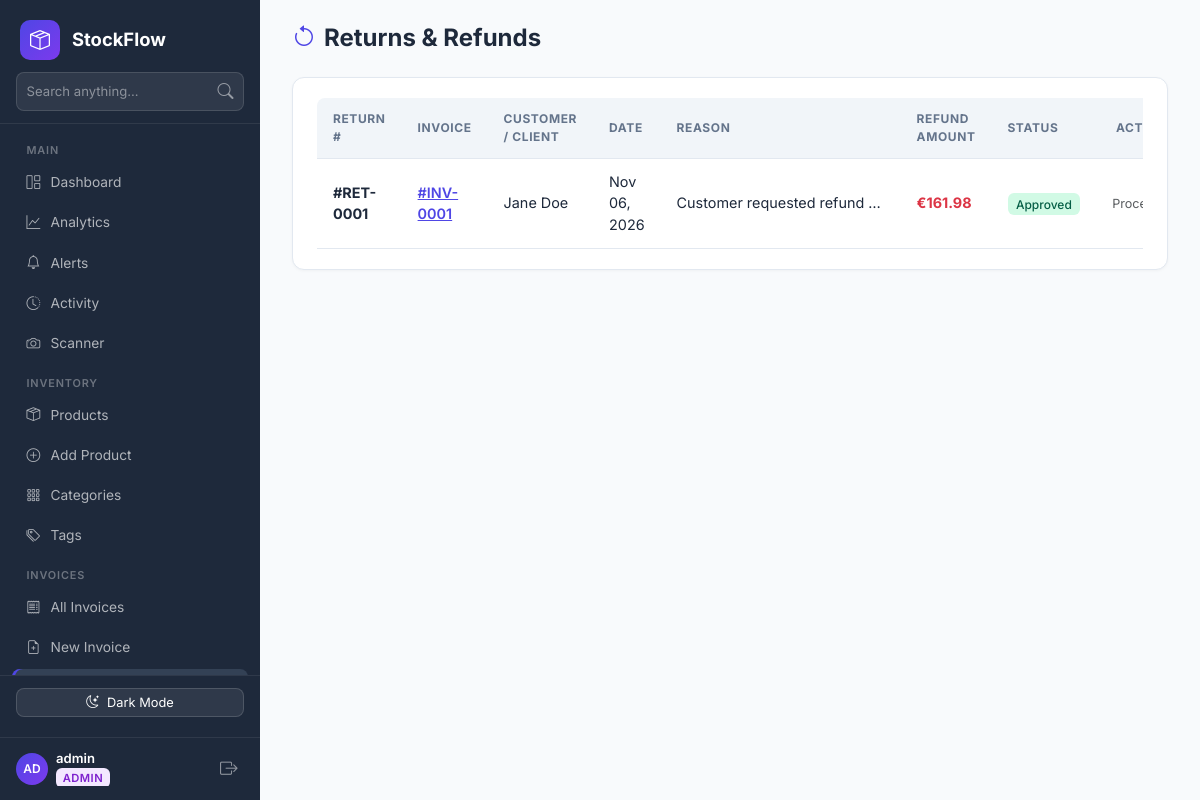
The page /returns (signed in) on the database its author committed.
### app.py (models this page shows, shortened)
class User(db.Model, UserMixin):
    __tablename__ = "user"
    id            = db.Column(db.Integer, primary_key=True)
    username      = db.Column(db.String(80), unique=True, nullable=False)
    email         = db.Column(db.String(120), unique=True, nullable=False)
    password_hash = db.Column(db.String(255), nullable=False)
    role          = db.Column(db.String(20), default='staff')
    created_at    = db.Column(db.DateTime, default=datetime.utcnow)
    is_active     = db.Column(db.Boolean, default=True)
    @property
    def initials(self):
        parts = self.username.strip().split()
        if len(parts) >= 2:
            return (parts[0][0] + parts[1][0]).upper()
        return self.username[:2].upper() if self.username else '?'

class Return(db.Model):
    __tablename__ = "return"
    id            = db.Column(db.Integer, primary_key=True)
    invoice_id    = db.Column(db.Integer, db.ForeignKey('invoice.id'), nullable=False)
    reason        = db.Column(db.Text, nullable=False)
    created_at    = db.Column(db.DateTime, default=datetime.utcnow)
    refund_amount = db.Column(db.Float, default=0.0)
    status        = db.Column(db.String(20), default='pending')
    items         = db.relationship('ReturnItem', backref='return_record', lazy=True, cascade="all, delete-orphan")

class Invoice(db.Model):
    __tablename__ = "invoice"
    id           = db.Column(db.Integer, primary_key=True)
    client_name  = db.Column(db.String(120), nullable=False)
    customer_id  = db.Column(db.Integer, db.ForeignKey('customer.id'), nullable=True)
    currency_id  = db.Column(db.Integer, db.ForeignKey('currency.id'), nullable=True)
    discount_pct = db.Column(db.Float, default=0.0)
    created_at   = db.Column(db.DateTime, default=datetime.utcnow)
    currency     = db.relationship('Currency')
    items        = db.relationship('InvoiceItem', backref='invoice', lazy=True, cascade="all, delete-orphan")
    returns      = db.relationship('Return', backref='invoice', lazy=True, cascade="all, delete-orphan")
    @property
    def currency_symbol(self):
        return self.currency.symbol if self.currency else '$'

class Currency(db.Model):
    __tablename__ = "currency"
    id            = db.Column(db.Integer, primary_key=True)
    code          = db.Column(db.String(10), unique=True, nullable=False)
    symbol        = db.Column(db.String(10), nullable=False)
    name          = db.Column(db.String(50), nullable=False)
    exchange_rate = db.Column(db.Float, default=1.0)

### app.py (the view)
@app.route('/returns')
@login_required
def return_list():
    returns = Return.query.order_by(Return.created_at.desc()).all()
    return render_template('returns.html', returns=returns)

### app.py (called while the page is built)
@login_manager.user_loader
def load_user(user_id):
    return User.query.get(int(user_id))

@app.context_processor
def inject_global_data():
    try:
        low_stock_count = Product.query.filter(Product.quantity <= 10).count()
    except Exception:
        low_stock_count = 0
    return dict(
        low_stock_count=low_stock_count,
        permissions=PERMISSIONS,
        perm_definitions=PERM_DEFINITIONS
    )

### templates/returns.html (shortened to what this page needs)
{% extends "base.html" %}
{% block content %}
<div class="sf-topbar">
    <h1><i class="bi bi-arrow-counterclockwise me-2" style="color:var(--sf-primary)"></i>Returns & Refunds</h1>
</div>
<div class="sf-card">
    {% if returns %}
    <div class="table-responsive">
        <table class="sf-table">
            <thead>
                <tr>
                    <th>Return #</th>
                    <th>Invoice</th>
                    <th>Customer / Client</th>
                    <th>Date</th>
                    <th>Reason</th>
                    <th>Refund Amount</th>
                    <th>Status</th>
                    <th style="text-align:right;">Actions</th>
                </tr>
            </thead>
            <tbody>
                {% for ret in returns %}
                <tr>
                    <td class="fw-bold">#RET-{{ "%04d"|format(ret.id) }}</td>
                    <td>
                        <a href="{{ url_for('invoice_view', invoice_id=ret.invoice.id) }}" style="color:var(--sf-primary); font-weight:600;">
                            #INV-{{ "%04d"|format(ret.invoice.id) }}
                        </a>
                    </td>
                    <td>{{ ret.invoice.client_name }}</td>
                    <td>{{ ret.created_at.strftime('%b %d, %Y') if ret.created_at else '—' }}</td>
                    <td style="max-width:240px; white-space:nowrap; overflow:hidden; text-overflow:ellipsis;" title="{{ ret.reason }}">
                        {{ ret.reason }}
                    </td>
                    <td class="fw-bold text-danger">
                        {{ ret.invoice.currency_symbol }}{{ "%.2f"|format(ret.refund_amount) }}
                    </td>
                    <td>
                        <span class="badge-return {{ ret.status }}">{{ ret.status }}</span>
                    </td>
                    <td style="text-align:right;">
                        {% if ret.status == 'pending' %}
                        <form action="{{ url_for('return_approve', rid=ret.id) }}" method="POST" style="display:inline;" onsubmit="return confirm('Approve return #{{ ret.id }}? Returned items will be added back to stock.')">
                            <button type="submit" class="btn-sf success btn-sm" title="Approve & Restock">
                                <i class="bi bi-check-lg"></i> Approve
                            </button>
                        </form>
                        <form action="{{ url_for('return_reject', rid=ret.id) }}" method="POST" style="display:inline;" onsubmit="return confirm('Reject return #{{ ret.id }}?')">
                            <button type="submit" class="btn-sf danger btn-sm" title="Reject">
                                <i class="bi bi-x-lg"></i> Reject
                            </button>
                        </form>
                        {% else %}
                            <span class="text-muted small">Processed</span>
                        {% endif %}
                    </td>
                </tr>
                {% endfor %}
            </tbody>
        </table>
    </div>
    {% else %}
    <div class="text-center py-5 text-muted">
        <i class="bi bi-arrow-counterclockwise" style="font-size:2.5rem;"></i>
        <h5 class="mt-2 mb-1">No return requests</h5>
        <p class="mb-0">Return requests submitted from invoices will be listed here for approval and restocking.</p>
    </div>
    {% endif %}
</div>
{% endblock %}

### templates/base.html (shortened to what this page needs)
<!DOCTYPE html>
<html lang="en">
<head>
    <link href="https://cdn.jsdelivr.net/npm/bootstrap@5.3.2/dist/css/bootstrap.min.css" rel="stylesheet">
    <link rel="stylesheet" href="https://cdn.jsdelivr.net/npm/bootstrap-icons@1.11.2/font/bootstrap-icons.min.css">
</head>
<body>
    <nav class="sf-sidebar" id="sidebar">
        <div class="brand">
            <div class="brand-icon"><i class="bi bi-box-seam"></i></div>
            <span class="brand-text">StockFlow</span>
        </div>
        <div class="sf-sidebar-search">
            <form action="{{ url_for('search') }}" method="GET">
                <div class="input-group">
                    <input type="text" name="q" class="form-control" placeholder="Search anything..." value="{{ request.args.get('q', '') }}">
                    <button type="submit" class="btn"><i class="bi bi-search"></i></button>
                </div>
            </form>
        </div>
        <div class="nav-section">
            <div class="nav-label">Main</div>
            <a href="{{ url_for('index') }}" class="nav-link {% if request.endpoint == 'index' and not request.args.get('tag') %}active{% endif %}">
                <i class="bi bi-grid-1x2"></i> Dashboard
            </a>
            <a href="{{ url_for('analytics') }}" class="nav-link {% if request.endpoint == 'analytics' %}active{% endif %}">
                <i class="bi bi-graph-up"></i> Analytics
            </a>
            <a href="{{ url_for('alerts') }}" class="nav-link {% if request.endpoint == 'alerts' %}active{% endif %}">
                <i class="bi bi-bell"></i> Alerts
            </a>
            <a href="{{ url_for('activity_log') }}" class="nav-link {% if request.endpoint == 'activity_log' %}active{% endif %}">
                <i class="bi bi-clock-history"></i> Activity
            </a>
            <a href="{{ url_for('scanner') }}" class="nav-link {% if request.endpoint == 'scanner' %}active{% endif %}">
                <i class="bi bi-camera"></i> Scanner
            </a>
            <div class="nav-label">Inventory</div>
            <a href="{{ url_for('index') }}" class="nav-link {% if request.endpoint == 'index' %}active{% endif %}">
                <i class="bi bi-box-seam"></i> Products
            </a>
            <a href="{{ url_for('product_create') }}" class="nav-link {% if request.endpoint == 'product_create' %}active{% endif %}">
                <i class="bi bi-plus-circle"></i> Add Product
            </a>
            <a href="{{ url_for('category_list') }}" class="nav-link {% if request.endpoint in ['category_list', 'category_create', 'category_edit'] %}active{% endif %}">
                <i class="bi bi-grid-3x3-gap"></i> Categories
            </a>
            <a href="{{ url_for('tag_list') }}" class="nav-link {% if request.endpoint in ['tag_list', 'tag_create', 'tag_edit'] %}active{% endif %}">
                <i class="bi bi-tags"></i> Tags
            </a>
            <div class="nav-label">Invoices</div>
            <a href="{{ url_for('invoice_list') }}" class="nav-link {% if request.endpoint == 'invoice_list' %}active{% endif %}">
                <i class="bi bi-receipt"></i> All Invoices
            </a>
            <a href="{{ url_for('invoice_create') }}" class="nav-link {% if request.endpoint == 'invoice_create' %}active{% endif %}">
                <i class="bi bi-file-earmark-plus"></i> New Invoice
            </a>
            <a href="{{ url_for('return_list') }}" class="nav-link {% if request.endpoint in ['return_list', 'invoice_return_create'] %}active{% endif %}">
            </a>
        </div>
        <div class="sf-sidebar-footer" style="padding:0.75rem 1rem;">
            <button type="button" class="btn btn-sm w-100 d-flex align-items-center justify-content-center gap-2 mb-2" id="darkModeBtn" onclick="toggleDarkMode()" style="background:rgba(255,255,255,0.08);color:#fff;border:1px solid rgba(255,255,255,0.15);border-radius:8px;font-size:0.8rem;">
                <i class="bi bi-moon-stars" id="darkModeIcon"></i> <span id="darkModeText">Dark Mode</span>
            </button>
        </div>
        {% if current_user.is_authenticated %}
        <div class="user-footer-card">
            <div class="d-flex align-items-center gap-2 overflow-hidden">
                <div class="avatar sm blue">{{ current_user.initials }}</div>
                <div style="line-height:1.2; overflow:hidden;">
                    <div style="color:#fff; font-weight:600; font-size:.82rem; white-space:nowrap; text-overflow:ellipsis; overflow:hidden;">
                        {{ current_user.username }}
                    </div>
                    <span class="badge-role {{ current_user.role }}">{{ current_user.role }}</span>
                </div>
            </div>
            <a href="{{ url_for('logout') }}" title="Logout" style="color:rgba(255,255,255,.5); font-size:1.1rem; padding:.2rem .4rem; text-decoration:none;" onmouseover="this.style.color='#ef4444'" onmouseout="this.style.color='rgba(255,255,255,.5)'">
                <i class="bi bi-box-arrow-right"></i>
            </a>
        </div>
        {% endif %}
    </nav>
    <div class="sf-main">
        {% block content %}{% endblock %}
    </div>
</body>
</html>

### rows shown on the page
User: initials "AD", username "admin", role "ADMIN"
Return: id "0001", invoice.client_name "Jane Doe", created_at "Nov 06, 2026", reason "Customer requested refund…", invoice.currency_symbol "€", refund_amount "161.98", status "Approved", shows "Processed"
Invoice: invoice.id "0001"
